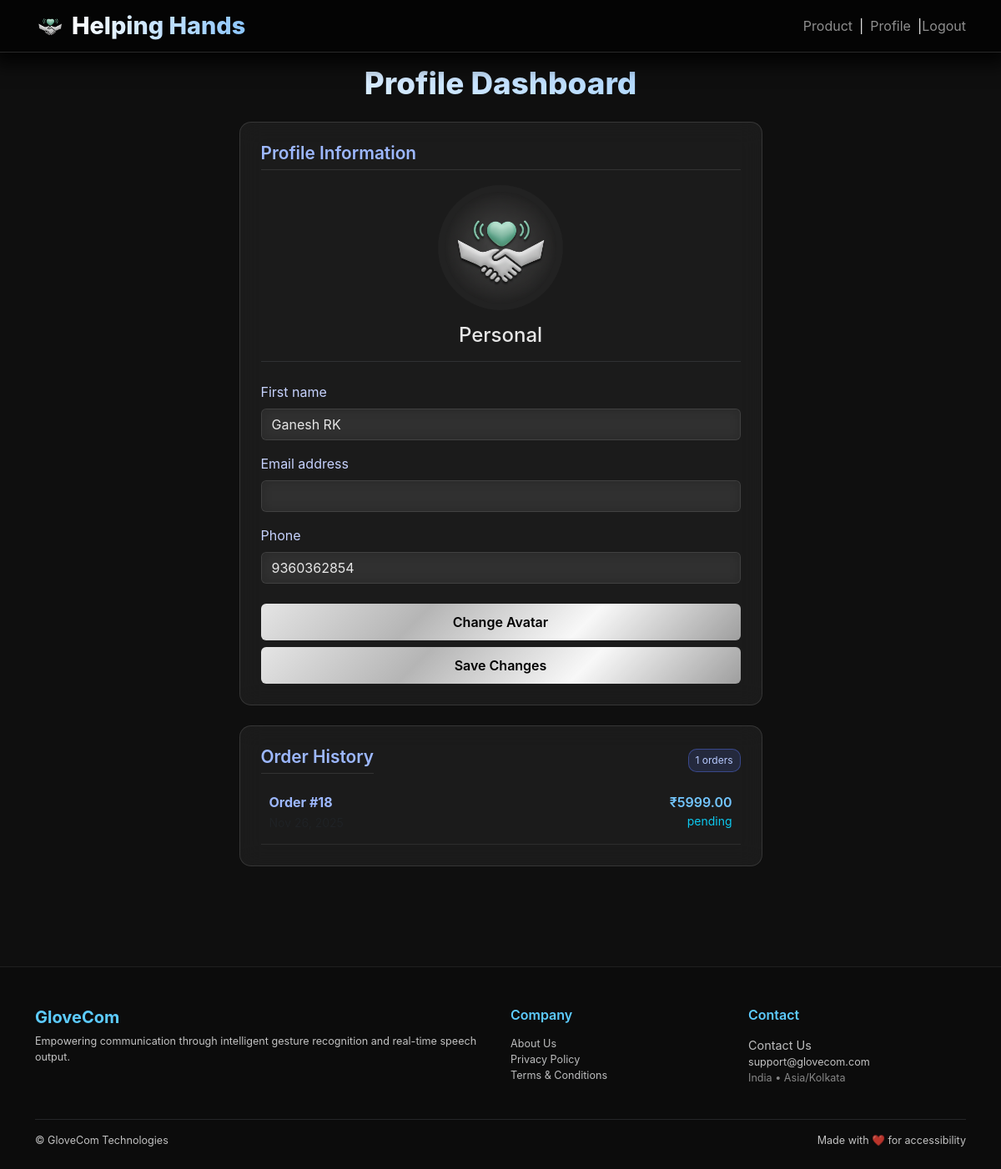
Before: /users/profile/ (signed in) with the older database file.
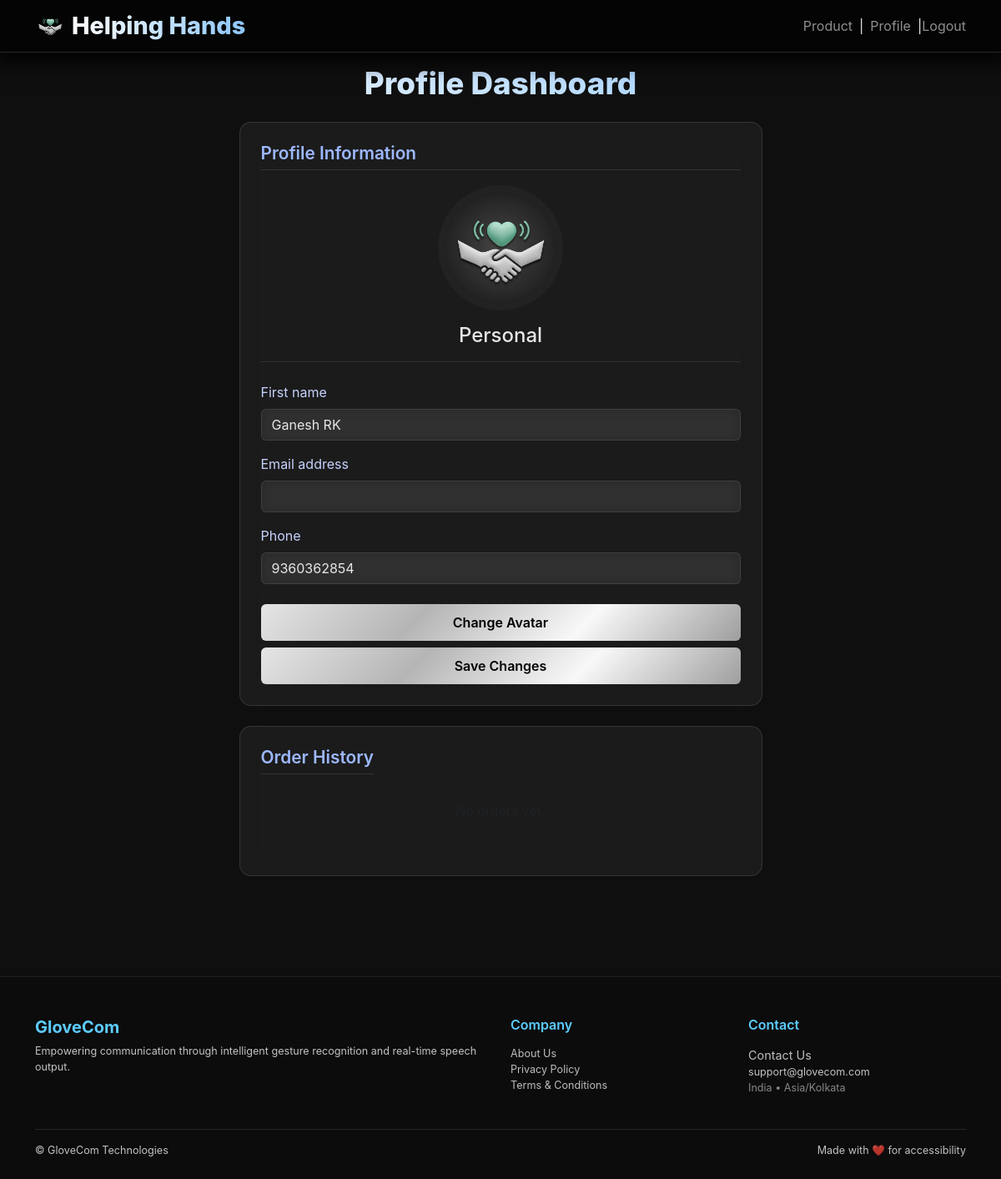
After: the same page with the newer database file.
### users/models.py (models this page shows, shortened)
class Profile(models.Model):
    user = models.OneToOneField(User, on_delete=models.CASCADE)
    phone = models.CharField(max_length=20, blank=True)
    avatar = models.ImageField(upload_to='avatars/', blank=True, null=True)

### shop/models.py (models this page shows, shortened)
class Order(models.Model):
    STATUS_CHOICES = [('pending','Pending'),('paid','Paid'),('shipped','Shipped'),('cancelled','Cancelled')]
    user = models.ForeignKey(User, on_delete=models.SET_NULL, null=True, blank=True)
    first_name = models.CharField(max_length=120)
    last_name = models.CharField(max_length=120, blank=True)
    email = models.EmailField()
    address = models.CharField(max_length=300)
    city = models.CharField(max_length=120)
    postal_code = models.CharField(max_length=20)
    created_at = models.DateTimeField(auto_now_add=True)
    status = models.CharField(max_length=20, choices=STATUS_CHOICES, default='pending')
    stripe_session_id = models.CharField(max_length=255, blank=True, null=True)
    def get_total(self): return sum(item.get_line_total() for item in self.items.all())

class OrderItem(models.Model):
    order = models.ForeignKey(Order, related_name='items', on_delete=models.CASCADE)
    product = models.ForeignKey(Product, on_delete=models.SET_NULL, null=True)
    price = models.DecimalField(max_digits=10, decimal_places=2)
    quantity = models.PositiveIntegerField(default=1)
    def get_line_total(self): return self.price * self.quantity

### users/views.py (the view)
# urls.py: path('profile/', views.profile, name='profile'),
@login_required
def profile(request):
    orders = Order.objects.filter(user=request.user).order_by('-created_at')
    if request.method == 'POST':
        uform = UserEditForm(request.POST, instance=request.user)
        pform = ProfileEditForm(request.POST, request.FILES, instance=request.user.profile)
        if uform.is_valid() and pform.is_valid():
            uform.save(); pform.save()
            return redirect('users:profile')
    else:
        uform = UserEditForm(instance=request.user)
        pform = ProfileEditForm(instance=request.user.profile)
    return render(request, 'users/profile.html', {'uform': uform, 'pform': pform, 'orders': orders})

### users/forms.py
class UserEditForm(forms.ModelForm):
    class Meta:
        model = User
        fields = ('first_name', 'email')
        widgets = {
            'email': forms.EmailInput(attrs={
                'readonly': True,    # user cannot type
                'class': 'form-control-plaintext',
    'style':    'color: #bbb;',
            }),
        }

class ProfileEditForm(forms.ModelForm):
    class Meta:
        model = Profile
        fields = ('phone', 'avatar')
        widgets = {
            'avatar': forms.ClearableFileInput(attrs={
                'id': 'avatar-input',
                'style': 'display:none;'
            }),
        }

### core/context_processors.py (called while the page is built)
def site_info(request):
    return {'site_name':'HandSign Translator'}

### templates/users/profile.html (shortened to what this page needs)
{% extends "base.html" %}
{% load crispy_forms_tags %}
{% load static %}
{% block content %}
<div class="container py-4"style="margin-top: 30px;;">
  <h1 class="text-center mb-4" style="font-size: 2.3rem;
          font-weight: 800;
          line-height: 1.2;
          background: linear-gradient(90deg, #ffffff, #8cc6ff);
          background-clip: text;
          -webkit-background-clip: text;
          color: transparent;
          -webkit-text-fill-color: transparent;">Profile Dashboard</h1>
  <div class="row" style="min-height: 500px;">
    <div class="col-md-9 col-lg-7 mx-auto mb-4">
      <div class="glass-panel">
        <h4 class="section-title">Profile Information</h4>
        <div class="profile-img-wrapper mb-3">
            {% if user.profile.avatar %}
                <img src="{{ user.profile.avatar.url }}" class="profile-img" alt="Profile Avatar">
            {% else %}
                <img src="{% static 'images/profile.png' %}" class="profile-img" alt="Default Avatar">
            {% endif %}
        </div>
        <h4 class="text-center mb-1">{{ user.username }}</h4>
        <hr class="border-secondary mb-4">
        <form method="post" enctype="multipart/form-data">
          {{ uform|crispy }}
          {{ pform.phone|as_crispy_field }}
          <button type="button" class="btn-neon mt-2" id="change-avatar-btn">Change Avatar</button>
          <button class="btn-neon mt-2">Save Changes</button>
        </form>
      </div>
    </div>
    <div class="col-md-9 col-lg-7 mx-auto mb-4">
      <div class="glass-panel">
        <div class="d-flex justify-content-between align-items-center mb-2">
          <h4 class="section-title mb-0">Order History</h4>
          {% if orders %}
            <span class="neon-badge">{{ orders|length }} orders</span>
          {% endif %}
        </div>
        {% if orders %}
          {% for o in orders %}
            <div class="order-item d-flex justify-content-between">
              <div>
                <strong style="color:#9db8ff;">Order #{{ o.id }}</strong><br>
                <small class="text-muted">{{ o.created_at|date:"M d, Y" }}</small>
              </div>
              <div class="text-end">
                <div style="color:#73c6ff; font-weight:600;">₹{{ o.get_total }}</div>
                <div class="small text-info">{{ o.status }}</div>
              </div>
            </div>
          {% endfor %}
        {% else %}
          <p class="text-muted text-center py-4">No orders yet.</p>
        {% endif %}
      </div>
    </div>
</div>
</div>
{% endblock %}

### templates/base.html (shortened to what this page needs)
{% load static %}
<!doctype html>
<html lang="en">
<head>
  <link href="https://cdn.jsdelivr.net/npm/bootstrap@5.3.2/dist/css/bootstrap.min.css" rel="stylesheet">
  <link rel="stylesheet" href="{% static 'css/site.css' %}">
</head>
<body >
  <nav class="navbar navbar-expand-lg navbar-dark shadow-sm fixed-top custom-navbar">
    <div class="container">
      <a class="navbar-brand d-flex align-items-center" href="{% url 'core:home' %}">
        <img src="{% static 'images/HH_logo3.png' %}" alt="HST" height="36" class="me-2">
        <strong style="font-size: 1.8rem;
          font-weight: 800;
          line-height: 1.2;
          background: linear-gradient(90deg, #ffffff, #8cc6ff);
          background-clip: text;
          -webkit-background-clip: text;
          color: transparent;
          -webkit-text-fill-color: transparent;">Helping Hands</strong>
      </a>
      <div class="collapse navbar-collapse" id="navMain">
        <ul class="navbar-nav ms-auto align-items-lg-center">
          <li class="nav-item"><a class="nav-link" href="{% url 'shop:product_list' %}">Product</a></li>
          {% if user.is_authenticated %}
            <li> | </li>
            <li class="nav-item"><a class="nav-link" href="{% url 'users:profile' %}">Profile</a></li>
            <li> |  </li>
            <li class="nav-item">
              <form action="{% url 'users:logout' %}" method="post" id="logout-form">
                  <button type="submit" class="nav-link btn btn-link" style="padding:0; margin:0;">
                       Logout
                  </button>
              </form>
            </li>
          {% else %}
            <li> | </li>
            <li class="nav-item"><a class="nav-link" href="{% url 'users:login' %}">Login</a></li>
            <li> | </li>
            <li class="nav-item"><a class="nav-link" href="{% url 'users:register' %}">Register</a></li>
          {% endif %}
        </ul>
      </div>
    </div>
  </nav>
  <main class="py-4">
    <div class="container">
      {% block content %}{% endblock %}
    </div>
  </main>
  <footer class="pt-5 pb-4 mt-5" style="background:#0c0c0c; color:#ffffff; border-top:1px solid #1f1f1f;">
  <div class="container">
    <div class="row gy-4">
      <div class="col-md-6">
        <h5 class="fw-bold" style="color:#5dccff !important;">GloveCom</h5>
        <p class="small opacity-75"style="color: white !important;">
          Empowering communication through intelligent gesture recognition and real-time speech output.
        </p>
      </div>
      <div class="col-md-3">
        <h6 class="fw-semibold mb-3" style="color:#5dccff;">Company</h6>
        <ul class="list-unstyled small">
          <li><a class="text-decoration-none text-light opacity-75 footer-link" href="{% url 'core:about' %}">About Us</a></li>
          <li><a class="text-decoration-none text-light opacity-75 footer-link" href="{% url 'core:privacy' %}">Privacy Policy</a></li>
          <li><a class="text-decoration-none text-light opacity-75 footer-link" href="{% url 'core:terms' %}">Terms & Conditions</a></li>
        </ul>
      </div>
      <div class="col-md-3">
        <h6 class="fw-semibold mb-3" style="color:#5dccff;">Contact</h6>
        <a class="text-decoration-none text-light opacity-75 footer-link" href="{% url 'core:contact' %}">Contact Us</a>
        <p class="small mb-0 opacity-75">support@glovecom.com</p>
        <p class="small opacity-50">India • Asia/Kolkata</p>
      </div>
    </div>
    <hr class="border-secondary mt-4">
    <div class="d-flex justify-content-between small opacity-75">
      <div>© {{ now|date:"Y" }} GloveCom Technologies</div>
      <div>Made with ❤️ for accessibility</div>
    </div>
  </div>
</footer>
</body>
</html>

### static/css/site.css (style rules this page uses)
:root { --brand: #0d6efd; --muted: #6c757d; }
body { background: #0d0d0d; color: #f2f2f2; font-family: 'Poppins', sans-serif; }
.custom-navbar { z-index: 9999 !important; box-shadow: 0 6px 20px 8px rgba(0, 0, 0, 0.8) !important; border-bottom: 1px solid rgba(255,255,255,0.15) !important; background-color: rgba(0, 0, 0, 0.7) !important; backdrop-filter: blur(10px) !important; }
.navbar-brand strong { color: var(--brand); }
footer { font-size: .9rem; }

### templates/users/profile.html (style rules this page uses)
body { background: #0f0f0f; color: #e7e7e7 !important; font-family: "Inter", sans-serif; }
input, textarea, select { background-color: rgba(255, 255, 255, 0.05) !important; color: #e7e7e7 !important; border: 1px solid rgba(255, 255, 255, 0.15) !important; backdrop-filter: blur(8px); }
label { color: #c7d3ff !important; }
::placeholder { color: #a8a8a8 !important; }
.glass-panel { background: rgba(255, 255, 255, 0.05); backdrop-filter: blur(14px); border-radius: 14px; padding: 25px; border: 1px solid rgba(255, 255, 255, 0.12); transition: 0.25s ease; height: 100%; }
.section-title { font-size: 1.3rem; font-weight: 600; color: #9db8ff; margin-bottom: 18px; border-bottom: 1px solid rgba(255,255,255,0.1); padding-bottom: 6px; }
.profile-img-wrapper { position: relative; width: 150px; height: 150px; margin: auto; border-radius: 50%; background: rgba(255,255,255,0.03); padding: 8px; }
.profile-img-wrapper::before { content: ""; position: absolute; inset: 0; border-radius: 50%; padding: 3px; background: linear-gradient(135deg, #5c79ff, #2dc9ff); -webkit-mask: radial-gradient(circle, rgba(0,0,0,0) 95%, rgba(0,0,0,1) 100%); mask: radial-gradient(circle, rgba(0,0,0,0) 95%, rgba(0,0,0,1) 100%); }
.profile-img { width: 100%; height: 100%; object-fit: cover; border-radius: 50%; display: block; }
.btn-neon { width: 100%; background: linear-gradient(135deg, #e5e5e5, #b5b5b5, #f8f8f8, #9e9e9e); border: none; color: #000000; font-weight: 600; border-radius: 6px; padding: 10px; transition: 0.25s ease; }

Changed rows visible on the page:
removed Order: id "18", get_total "5999.00", status "pending"
Other visible differences:
{{ orders|length }}: "1" → (not shown)
text no longer shown: "orders"
